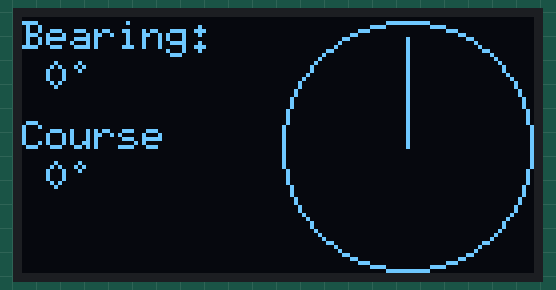
Simulated run of this sketch. Board: Arduino Uno, built with avr-gcc and run on an emulated ATmega328P. On the bench: 128×64 one-colour display.

Above: at 0.16 s.
At 0.79 s:
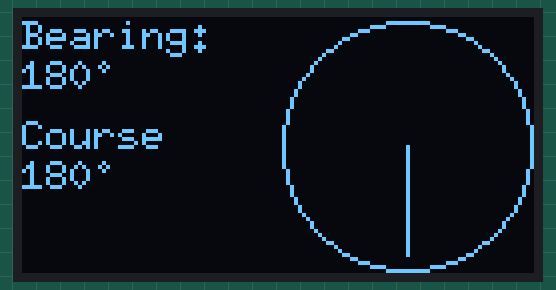
At 1.58 s:
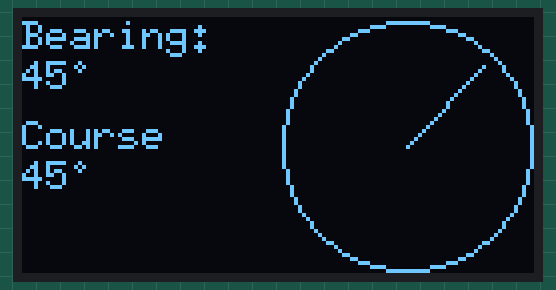

The sketch:

LCD_Animation.ino
```cpp
#include <Arduino.h>
#include <U8g2lib.h>
#ifdef U8X8_HAVE_HW_SPI
#include <SPI.h>
#endif
#ifdef U8X8_HAVE_HW_I2C
#include <Wire.h>
#endif

#define DEG_TO_RAD 0.017453292519943295769236907684886

U8G2_SSD1306_128X64_NONAME_F_HW_I2C u8g2(U8G2_R0, /* reset=*/ U8X8_PIN_NONE);

void u8g2_prepare(void) {
  u8g2.setFont(u8g2_font_6x10_tf);
  u8g2.setFontRefHeightExtendedText();
  u8g2.setDrawColor(1);
  u8g2.setFontPosTop();
  u8g2.setFontDirection(0);
}

float angle(float angle_deg) {
  float value = DEG_TO_RAD * (90 + angle_deg);
  return value;
}

void u8g2_compass(uint8_t a) {
  float bearing_deg = 45*a; // Angle of Buoy in degrees Compass System
  float course_deg = 45*a; // Angle of Waypoint in degrees Compass System
  float bearing = angle(bearing_deg); // Angle in radians Normal System
  float course = angle(course_deg); // Angle in radians Normal System
  float radius_Compass = 31;
  int radius_Pointer = 2;
  int center_compass_x = 128 - radius_Compass - 1;
  int center_compass_y = 32;
  String bearing_txt = String(bearing_deg,0) + "\xB0";
  String course_txt = String(course_deg,0) + "\xB0";
  u8g2.drawStr(0, 0, "Bearing:");
  u8g2.drawStr(0, 10, bearing_txt.c_str());
  u8g2.drawStr(0, 25, "Course");
  u8g2.drawStr(0, 35, course_txt.c_str());
  u8g2.drawCircle(center_compass_x, center_compass_y, radius_Compass);
  u8g2.drawLine(center_compass_x, center_compass_y, center_compass_x - (radius_Compass - 4)*cos(bearing), center_compass_y - (radius_Compass - 4)*sin(bearing));
  //u8g2.drawDisc(center_compass_x - (radius_Compass - 2)*cos(angle), center_compass_y - (radius_Compass - 2)*sin(angle), radius_Pointer);
}

uint8_t draw_state = 0;

void draw(void) {
  u8g2_prepare();
  switch(draw_state >> 3) {
    case 0: u8g2_compass(draw_state&7); break;
  }
}


void setup(void) {
  u8g2.begin();
}

void loop(void) {
  // picture loop
  u8g2.clearBuffer();
  draw();
  u8g2.sendBuffer();

  // increase the state
  draw_state++;
  if ( draw_state >= 1*8 )
    draw_state = 0;

  // delay between each page
  delay(100);
}
```

Measured:
- by itself, everything shown: repeats every 1.3 s, in 8 steps
